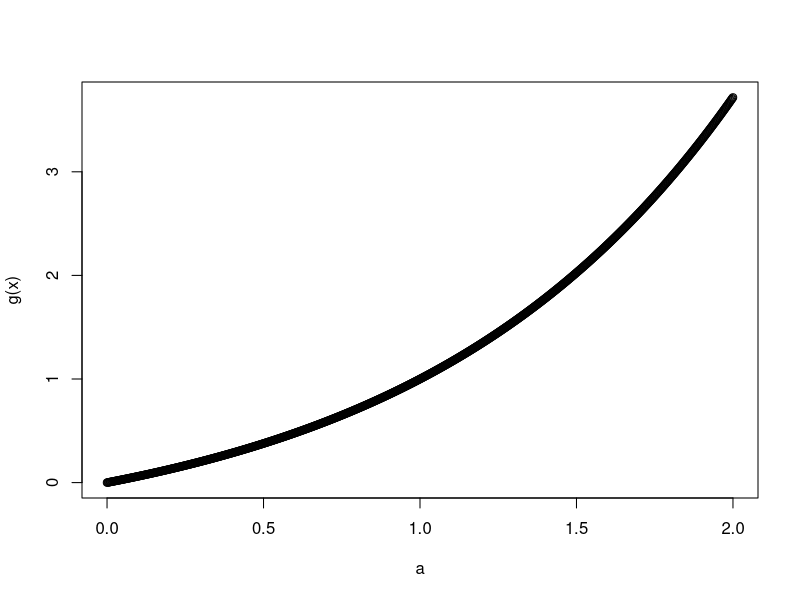

Here is the R script that generated this plot: (Note: this script raises an error after producing the figure.)
##mail : bruno.toupance@mnhn.fr

g<-function(x) {
  return((exp(x)-1) / (exp(1) -1))
}


valX<-seq(from=0,to=2,len=1000)
valY<-g(valX)
plot(valX,valY,xlab="a",ylab="g(x)")

I <- (exp(2)-3)/(exp(1)-1)
print(I)
print(integrate(g,0,2))

m=g(2)
n=100
u=runif(n,0,2)
v=runif(n,0,m)
ns=sum(v < g(u))
print(ns)
I=m*(2-0)*(ns/n)


MC_EC<-function(n) {
  x<-runif(n,0,2)
  h<-g(x) / dunif(x,0,2) ## loi de densité sur les valeurs x
  return(mean(h))
}
## f densité = 1/b-a si x[a,b]
I=(2-0)*mean(g(x))

nrep=100000
n=100
res2=rep(NA,nrep)

for (i in 1:nrep) {
  res2[i]=MC_EC(n)
}
mse2=(sum(res2-I)**2/nrep)
truehist(res2)
mean(res2)
var(res2)

MC_Beta<-function(n) {
  x=2*rbeta(n,2,1)
  h<-g(x) / (dbeta(x/2,2,1)/2) ## loi de densité sur les valeurs de x biaisé (x/2 pour revenir à 0-1
  return(mean(h))
}

nrep=100000
n=100
res3=rep(NA,nrep)

for (i in 1:nrep) {
  res3[i]=MC_Beta(n)
}
mse3=(sum(res3-I)**2/nrep)
truehist(res3)
mean(res3)
var(res3)


###BEST ALPHA BETA
MC_Beta<-function(n,alpha,beta) {
  x=2*rbeta(n,alpha,beta)
  h<-g(x) / (dbeta(x/2,alpha,beta)/2) ## loi de densité sur les valeurs de x biaisé (x/2 pour revenir à 0-1
  return(mean(h))
}

nrep=1000
n=100
alpha=1
beta=1
msemax=1
for (j in seq(1,20,0.5)) {
  if (j<10) {
    alpha=j
  }
  if (j>10) {
    alpha=1
    beta=j
  }
  res4=rep(NA,nrep)
  for (i in 1:nrep) {
    res4[i]=MC_Beta(n,alpha,beta)
  }
  print(mean(res4))
  print(var(res4))
  mse4=(sum(res4-I)**2/nrep)
  cat(alpha,beta,mse4)
  print("separator")
  if (mse4<msemax) {
    msemax=mse4
    alpha_max=alpha
    beta_max=beta
  }
}
print(msemax)
print(alpha_max)
print(beta_max)

res4=rep(NA,nrep)
for (i in 1:nrep) {
  res4[i]=MC_Beta(n,2,1)
}

mse4=(sum(res4-I)**2/nrep)
###
##CORRECTION


MC_BW<-function(n) {
  u<-runif(n,0,2)
  m<-g(2)
  v<-runif(n,0,m)
  ns<-sum(v < g(u))
  return(m*(2-0)*(ns/n))
}

nrep=100000
n=100
res1=rep(NA,nrep)

for (i in 1:nrep) {
  res1[i]=MC_EC(n)
}
mse1=(sum(res1-I)**2/nrep)
truehist(res1)
mean(res1)
var(res1)

##regarder les densités pour comprendre
